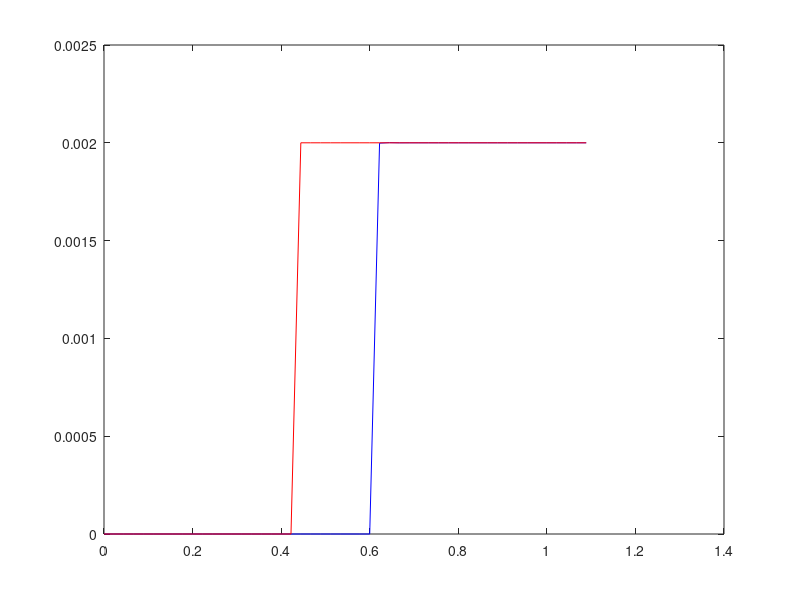

This chart was generated by the following MATLAB code:
A=[-520 -220 0 0 0
220 -500 -999994 0 2e8
0 1 0 0 0
0 0 66667 -0.1667 -1.3333e7
0 0 0 1 0]
B=[1000;
0 
0
0
0];
C=[0 0 0 0 1];
sysc= ss(A,B,C,0);

%Number of states
n=5;
% Detection, Processing and merging times
T_d = 4e-03;
T_p = 10e-03;
T_m = 42e-03;

% number of cores
gamma = 6;

% Sensing time for single core
T_sensing = T_d + (6 * T_p) + (T_m);

% Computation and Actuation time

T_computation = 1.5e-03;
T_actuation = 0.5e-03;



tau_t = (T_sensing + T_computation + T_actuation);

% period of camera frame arrival
fh = 1/30;  % 30 fps

% Sensing to Actuation Delay
tau = (ceil(tau_t / fh))*fh;


% sampling period is equal to delay / number of processing cores
h=tau/gamma;



%% discretization with delay
%%sysd= c2d(sysc, h); phi = sysd.a; Gamma = sysd.b; C = sysd.c;
%%Gamma0 = inv(A)*(expm(A*(h-tau))-expm(A*0))*B;
%%Gamma1 = inv(A)*(expm(A*h)-expm(A*(h-tau)))*B;
 
sysc= ss(A,B,C,0);
sysd= c2d(sysc, h); Ad = sysd.a; Bd= sysd.b; Cd = sysd.c;
n = 5;
%% augmented system with delay
phi = [Ad Bd zeros(n,gamma-1);
zeros(gamma-1,n) zeros(gamma-1,1) eye(gamma-1, gamma -1);
zeros(1,n) zeros(1,1) zeros(1,gamma-1) ];
Gamma = [zeros(n+gamma-1,1);1];
C = [Cd zeros(1,gamma)];
%% augmentation for the integral tracking action
phi_aug= [phi zeros(n+gamma,1);
C 1];
Gamma_aug= [Gamma; 0];
C_aug= [C 0];
%% LQR tracking controller
Q = [zeros(n+gamma, n+gamma) zeros(n+gamma,1);zeros(1,n+gamma) 10^10];
[X,L,G] = dare(phi_aug, Gamma_aug, Q, 0.01);
K = -G;
x0 = [0;0;0.00;0;0;];
z0 = [x0; zeros(gamma,1)];
x(1) = C*z0;
time(1) = 0;
e(1) = C*z0;
for i=1:50
if i==1
time(1) = 0;
else
time(i) = time(i-1) + h;
end
y(i) = C*z0;
if i>20
Road(i) = 0.002;
else
Road(i) = 0;
end
e(i+1) = e(i) + y(i) -Road(i);
u = K*[z0;e(i)];
z_1 = phi*z0 + Gamma*u;
z0 = z_1;
end
plot(time, y,'b', time, Road,'r')
